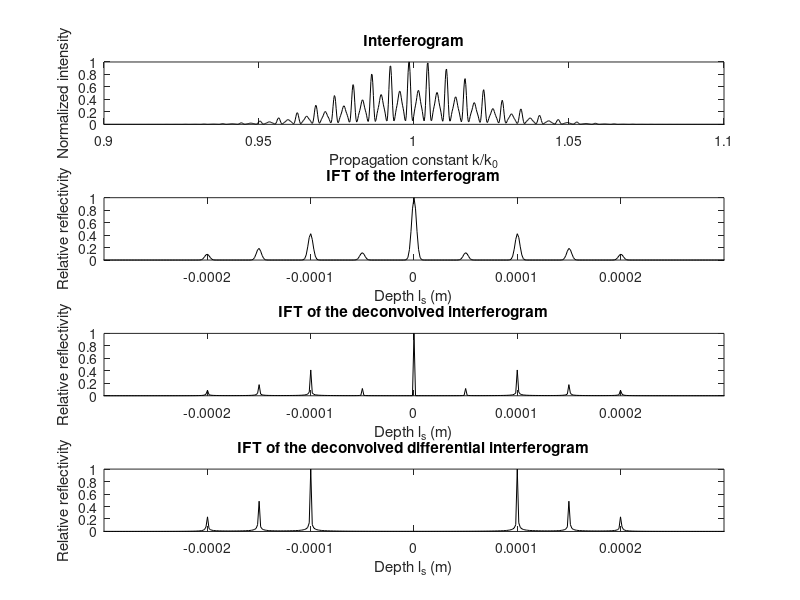

MATLAB code for this plot:
%% Spectral-domain interferogram simulation
% Use SI units throughout
clear; clc; close all;

%% Parameters
lambda0 = 830e-9;   % center wavelength of source
dlambda = 20e-9;    % FWHM wavelength bandwidth of source
ns      = 1.38;     % refractive index of sample
ls1     = 100e-6;   % location of backscatterer 1
ls2     = 150e-6;   % location of backscatterer 2
ls3     = 200e-6;   % location of backscatterer 3
rs1     = 0.5;      % reflectivity of backscatterer 1
rs2     = 0.25;     % reflectivity of backscatterer 2
rs3     = 0.125;    % reflectivity of backscatterer 3

k0      = 2*pi/lambda0;                 % center propagation constant
delta_k = 2*pi*dlambda/lambda0^2;       % FWHM bandwidth of k
sigma_k = delta_k/sqrt(2*log(2));       % standard deviation of k

N      = 2^10;      % number of sampling points
nsigma = 5;         % number of standard deviations to plot on each side of k0

%% Subplot 1: Generate the interferogram
subplot(4,1,1);
k    = k0 + sigma_k*linspace(-nsigma, nsigma, N);   % array for k
S_k  = exp(-(1/2)*(k - k0).^2/sigma_k^2);           % Gaussian source PSD
E_s1 = rs1*exp(1i*2*k*ns*ls1);                      % sample electric field from scatterer 1
E_s2 = rs2*exp(1i*2*k*ns*ls2);                      % sample electric field from scatterer 2
E_s3 = rs3*exp(1i*2*k*ns*ls3);                      % sample electric field from scatterer 3
I_k1 = S_k .* abs(1 + E_s1 + E_s2 + E_s3).^2;              % interferogram (r_R = 1)
plot(k/k0, I_k1/max(I_k1), 'k');
title('Interferogram');
xlabel('Propagation constant k/k_0');
ylabel('Normalized intensity');
axis([0.9 1.1 0 1]);

%% Subplot 2: Inverse Fourier transform (IFT) of the interferogram
subplot(4,1,2);
spec1     = abs(fftshift(ifft(I_k1)))/sqrt(N);
dls_prime = 1/(2*nsigma*sigma_k/(2*pi));            % bin = 1/sampling range
ls_prime  = dls_prime*(-N/2:N/2-1);                 % frequency array
plot(ls_prime/(2*ns), spec1/max(spec1), 'k');       % scale the frequency
title('IFT of the interferogram');
xlabel('Depth l_s (m)');
ylabel('Relative reflectivity');
axis([-2*ls2 2*ls2 0 1]);

%% Subplot 3: IFT of the deconvolved interferogram
subplot(4,1,3);
spec1_norm = abs(fftshift(ifft(I_k1./S_k)))/sqrt(N);
dls_prime  = 1/(2*nsigma*sigma_k/(2*pi));           % bin size = 1/sampling range
ls_prime   = dls_prime*(-N/2:N/2-1);                % frequency array
plot(ls_prime/(2*ns), spec1_norm/max(spec1_norm), 'k');
title('IFT of the deconvolved interferogram');
xlabel('Depth l_s (m)');
ylabel('Relative reflectivity');
axis([-2*ls2 2*ls2 0 1]);

%% Subplot 4: IFT of the deconvolved differential interferogram
subplot(4,1,4);
I_k2      = S_k .* abs(-1 + E_s1 + E_s2 + E_s3).^2;        % interferogram
delta_I_k = I_k1 - I_k2;
spec2     = abs(fftshift(ifft(delta_I_k./S_k)))/sqrt(N);
plot(ls_prime/(2*ns), spec2/max(spec2), 'k');
title('IFT of the deconvolved differential interferogram');
xlabel('Depth l_s (m)');
ylabel('Relative reflectivity');
axis([-2*ls2 2*ls2 0 1]);
